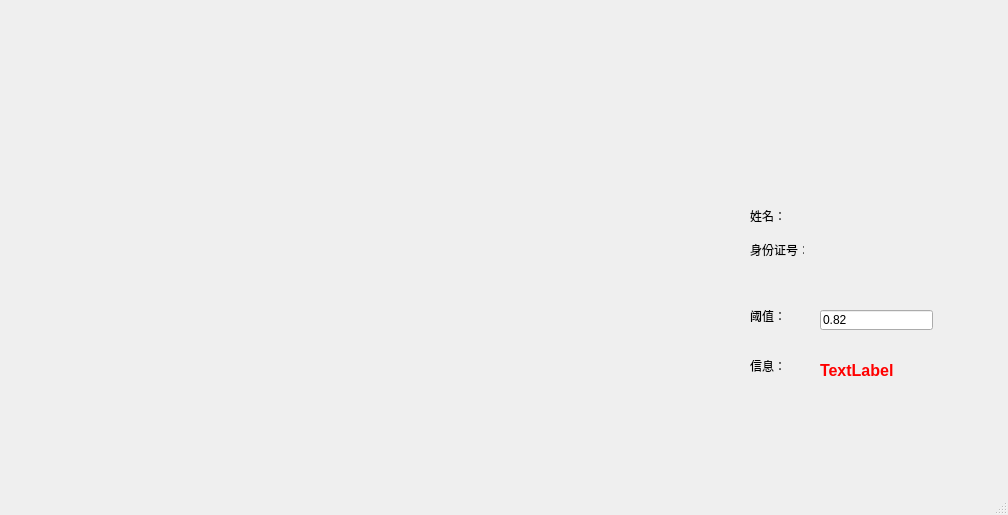
<?xml version="1.0" encoding="UTF-8"?>
<ui version="4.0">
 <class>IDCardVeriDemoClass</class>
 <widget class="QMainWindow" name="IDCardVeriDemoClass">
  <property name="geometry">
   <rect>
    <x>0</x>
    <y>0</y>
    <width>1008</width>
    <height>515</height>
   </rect>
  </property>
  <property name="windowTitle">
   <string>ArcSoftFace IDCardVeri C++ Demo </string>
  </property>
  <widget class="QWidget" name="centralWidget">
   <widget class="QLabel" name="labelVideo">
    <property name="geometry">
     <rect>
      <x>20</x>
      <y>10</y>
      <width>640</width>
      <height>480</height>
     </rect>
    </property>
    <property name="text">
     <string/>
    </property>
   </widget>
   <widget class="QLabel" name="labelIdcardPic">
    <property name="geometry">
     <rect>
      <x>780</x>
      <y>30</y>
      <width>121</width>
      <height>161</height>
     </rect>
    </property>
    <property name="text">
     <string/>
    </property>
   </widget>
   <widget class="QLabel" name="label1">
    <property name="geometry">
     <rect>
      <x>750</x>
      <y>210</y>
      <width>54</width>
      <height>12</height>
     </rect>
    </property>
    <property name="text">
     <string>姓名：</string>
    </property>
   </widget>
   <widget class="QLabel" name="label2">
    <property name="geometry">
     <rect>
      <x>750</x>
      <y>240</y>
      <width>54</width>
      <height>20</height>
     </rect>
    </property>
    <property name="text">
     <string>身份证号：</string>
    </property>
   </widget>
   <widget class="QLabel" name="labelName">
    <property name="geometry">
     <rect>
      <x>820</x>
      <y>210</y>
      <width>54</width>
      <height>12</height>
     </rect>
    </property>
    <property name="text">
     <string/>
    </property>
   </widget>
   <widget class="QLabel" name="labelSerialNumber">
    <property name="geometry">
     <rect>
      <x>820</x>
      <y>240</y>
      <width>151</width>
      <height>16</height>
     </rect>
    </property>
    <property name="text">
     <string/>
    </property>
   </widget>
   <widget class="QLineEdit" name="thresholdEdit">
    <property name="geometry">
     <rect>
      <x>820</x>
      <y>310</y>
      <width>113</width>
      <height>20</height>
     </rect>
    </property>
    <property name="text">
     <string>0.82</string>
    </property>
   </widget>
   <widget class="QLabel" name="label2_2">
    <property name="geometry">
     <rect>
      <x>750</x>
      <y>310</y>
      <width>54</width>
      <height>12</height>
     </rect>
    </property>
    <property name="text">
     <string>阈值：</string>
    </property>
   </widget>
   <widget class="QLabel" name="label2_3">
    <property name="geometry">
     <rect>
      <x>750</x>
      <y>360</y>
      <width>54</width>
      <height>12</height>
     </rect>
    </property>
    <property name="text">
     <string>信息：</string>
    </property>
   </widget>
   <widget class="QLabel" name="msgLabel">
    <property name="geometry">
     <rect>
      <x>820</x>
      <y>360</y>
      <width>151</width>
      <height>21</height>
     </rect>
    </property>
    <property name="font">
     <font>
      <pointsize>12</pointsize>
      <weight>75</weight>
      <bold>true</bold>
     </font>
    </property>
    <property name="styleSheet">
     <string notr="true">color: rgb(255, 0, 0);</string>
    </property>
    <property name="text">
     <string>TextLabel</string>
    </property>
   </widget>
   <zorder>labelIdcardPic</zorder>
   <zorder>label1</zorder>
   <zorder>label2</zorder>
   <zorder>labelName</zorder>
   <zorder>labelSerialNumber</zorder>
   <zorder>labelVideo</zorder>
   <zorder>thresholdEdit</zorder>
   <zorder>label2_2</zorder>
   <zorder>label2_3</zorder>
   <zorder>msgLabel</zorder>
  </widget>
  <widget class="QStatusBar" name="statusBar"/>
 </widget>
 <layoutdefault spacing="6" margin="11"/>
 <resources>
  <include location="IDCardVeriDemo.qrc"/>
 </resources>
 <connections/>
</ui>
